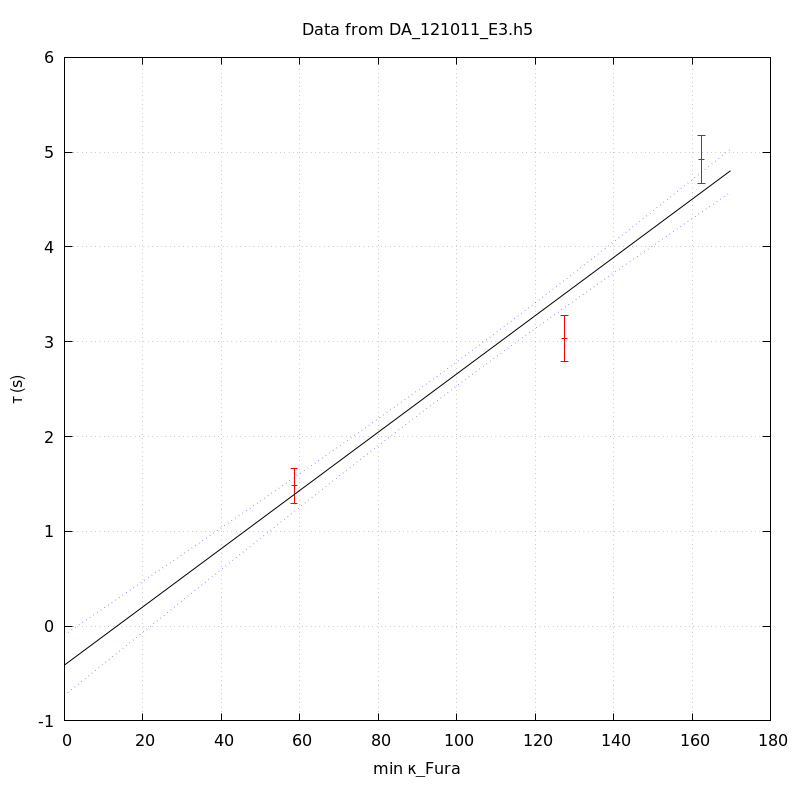

Here is the gnuplot script that generated this plot:
unset key
set grid
set ylabel 'τ (s)'
set xlabel 'min κ_Fura' noenhanced
set title 'Data from DA_121011_E3.h5' noenhanced
set xrange [-1000<*:*]
plot 'DA_121011_E3_aba_tau_vs_min_kappa' index 0 using 1:2:(1.96*$3) linecolor rgb 'red' with yerrorbars,\
'' index 1 using 1:2 with lines linecolor rgb 'black',\
'' index 1 using 1:3 with lines linecolor rgb 'blue' lt 'dotted',\
'' index 1 using 1:4 with lines linecolor rgb 'blue' lt 'dotted'
